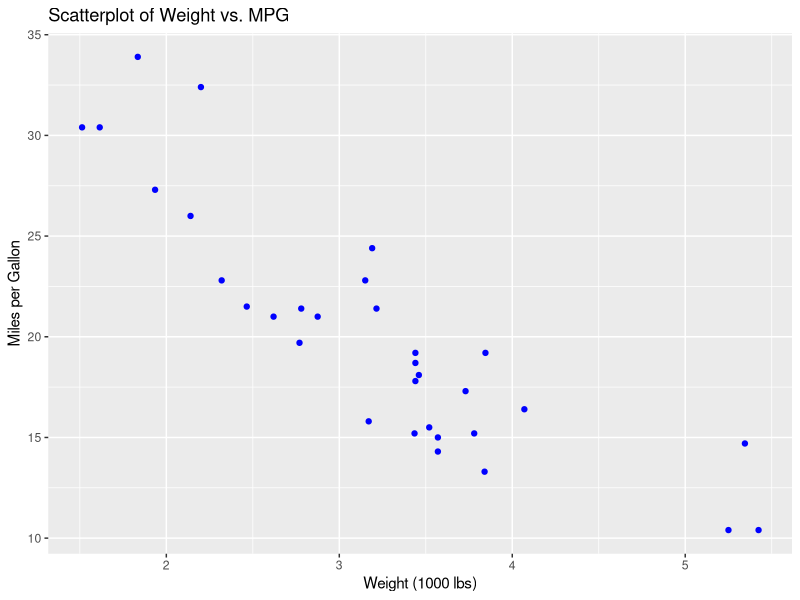

Generate this figure with R:
# Install ggplot2 (Uncomment if not installed)
# install.packages("ggplot2")

# Load the library
library(ggplot2)

# Load the built-in mtcars dataset
data(mtcars)

# Create a scatter plot: Weight vs. Miles per Gallon
ggplot(mtcars, aes(x=wt, y=mpg)) +
  geom_point(color="blue") +
  labs(title="Scatterplot of Weight vs. MPG",
       x="Weight (1000 lbs)",
       y="Miles per Gallon")
